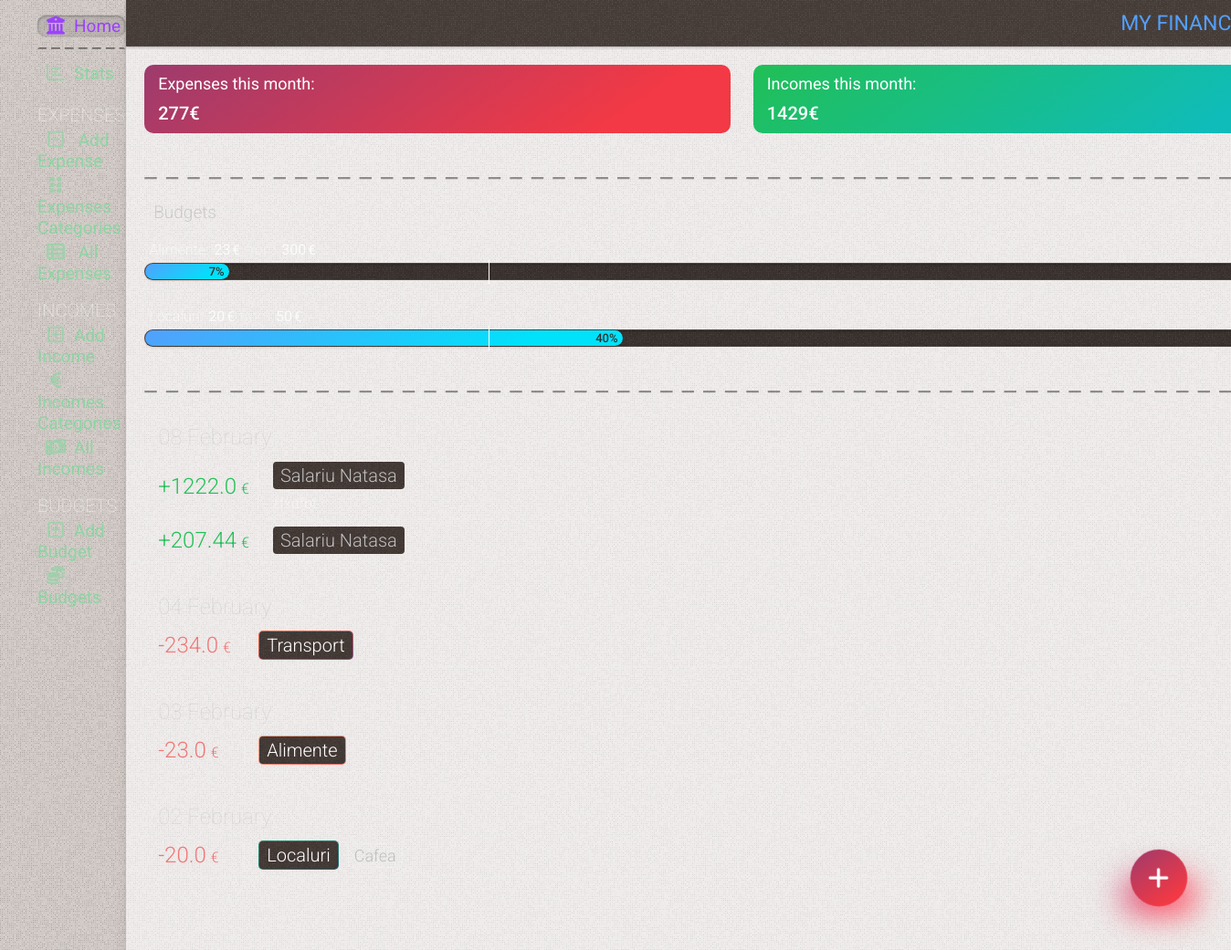
The page / on the database its author committed.
### tables this page shows
CREATE TABLE expenses
(
    id          INTEGER PRIMARY KEY AUTOINCREMENT,
    date        TIMESTAMP NOT NULL DEFAULT CURRENT_TIMESTAMP,
    sum         REAL      NOT NULL,
    category    INTEGER   NOT NULL,
    subcategory INTEGER   NOT NULL,
    comment     TEXT

);

CREATE TABLE budget
(
    id       INTEGER PRIMARY KEY AUTOINCREMENT,
    amount   REAL    NOT NULL,
    category INTEGER NOT NULL

);

CREATE TABLE incomes
(
    id       INTEGER PRIMARY KEY AUTOINCREMENT,
    date     TIMESTAMP NOT NULL DEFAULT CURRENT_TIMESTAMP,
    amount   REAL      NOT NULL,
    category INTEGER   NOT NULL,
    comment  TEXT

);

CREATE TABLE categories
(
    id    INTEGER PRIMARY KEY AUTOINCREMENT,
    name  TEXT NOT NULL,
    color TEXT,
    state TEXT DEFAULT false
);

CREATE TABLE subcategories
(
    id          INTEGER PRIMARY KEY AUTOINCREMENT,
    name        TEXT    NOT NULL,
    category_id INTEGER NOT NULL,
    state       TEXT DEFAULT false

);

### app.py (the view)
@app.route('/')
def index():
    conn = get_db_connection()
    this_month_transactions = conn.execute(
        "SELECT expenses.id, "
        "strftime('%Y', date) as year, "
        "strftime('%m', date) as month, "
        "strftime('%d', date) as day, "
        "categories.name as category, "
        "categories.color as color, "
        "subcategories.name as subcategory, "
        "sum, "
        "comment "
        "FROM expenses "
        "LEFT JOIN categories on categories.id = expenses.category "
        "LEFT JOIN subcategories on subcategories.id = expenses.subcategory "
        "WHERE strftime('%Y', date) = strftime('%Y', date('now')) AND strftime('%m', date) = strftime('%m', date('now')) "

        "UNION ALL "
        "SELECT incomes.id, "
        "strftime('%Y', date) as year, "
        "strftime('%m', date) as month, "
        "strftime('%d', date) as day, "
        "categories_income.name as category, "
        "NULL as color, "
        "NULL as subcategory, "
        "amount, "
        "comment "
        "FROM incomes "
        "LEFT JOIN categories_income on categories_income.id = incomes.category "
        # "LEFT JOIN subcategories on subcategories.id = incomes.subcategory "
        "WHERE strftime('%Y', date) = strftime('%Y', date('now')) AND strftime('%m', date) = strftime('%m', date('now')) "
        "ORDER BY day DESC "
    ).fetchall()
    sum_month = conn.execute(
        "SELECT "
        "SUM(sum) as sum, id "
        "FROM expenses "
        "WHERE strftime('%Y', date) = strftime('%Y', date('now')) AND strftime('%m', date) = strftime('%m', date('now')) "
    ).fetchall()
    sum_month_income = conn.execute(
        "SELECT "
        "SUM(amount) as amount, id "
        "FROM incomes "
        "WHERE strftime('%Y', date) = strftime('%Y', date('now')) AND strftime('%m', date) = strftime('%m', date('now')) "
    ).fetchall()
    budgets = conn.execute(
        "SELECT SUM(sum) as su, "
        "categories.name as categor, "
        "budget.amount as amount "
        "FROM  expenses "
        "LEFT JOIN categories on categories.id = expenses.category "
        "LEFT JOIN budget on categories.id = budget.category "
        "WHERE strftime('%m.%Y', date) = strftime('%m.%Y','now') "
        "GROUP BY expenses.category "
        "LIMIT 5"
    ).fetchall()
    this_year = datetime.now().year
    this_month = datetime.now().month
    category_sum_total = conn.execute(
        "SELECT  sum, categories.name as category, strftime('%m', date) as month, strftime('%Y', date) as year "
        "FROM expenses  "
        "LEFT JOIN categories on categories.id = expenses.category "
    ).fetchall()
    budgets2 = conn.execute(
        "SELECT SUM(sum) as su, "
        "budget.id as bid, "
        "categories.name as categor, "
        "categories.color as color, "
        "budget.amount as amount "
        "FROM  expenses "
        "LEFT JOIN categories on categories.id = expenses.category "
        "LEFT JOIN budget on categories.id = budget.category "
        "WHERE strftime('%m.%Y', date) = strftime('%m.%Y','now') and amount != '' "
        "GROUP BY bid "
        "LIMIT 3"
    ).fetchall()
    conn.close()
    now = datetime.now()
    days_in_month = calendar.monthrange(now.year, now.month)[1]
    current_day = datetime.now().day
    return render_template('index.html', title='My Finance Tracker', gradient='text-gradient-blue',
                           this_month_transactions=this_month_transactions, sum_month=sum_month,
                           sum_month_income=sum_month_income, category_sum_total=category_sum_total,
                           this_year=this_year, this_month=this_month, budgets2=budgets2, days_in_month=days_in_month,
                           current_day=current_day)

### app.py (called while the page is built)
def get_db_connection():
    conn = sqlite3.connect('static/database.db')
    conn.row_factory = sqlite3.Row
    return conn

@app.template_filter('month_name')
def month_name(month_number):
    return calendar.month_name[month_number]

### templates/index.html (shortened to what this page needs)
{% extends 'base.html' %} {% block content %}
	<div class="page_title {{ gradient }}" >
		<span >{% block title %} {{ title }} {% endblock %}</span >
	</div >
	<div class="content w-full" >
		<div class="this-month-stats" >
			<div class="this-month-stat expenses" >
				<div class="this-month-stats-title" >Expenses this month:</div >
				<span >{% for sum, id in sum_month %}{{ sum|int }}&euro;{% endfor %}</span >
			</div >
			<div class=" this-month-stat incomes" >
				<div class="this-month-stats-title" >Incomes this month:</div >
				<span >{% for amount, id in sum_month_income %}{{ amount|int }}&euro;{% endfor %}</span >
			</div >
		</div >
		<div class="divider" ></div >
		<div class="flex flex-col w-full" >
			<div class="subtitle3" >Budgets</div >
			<div class="budgets budgets-home flex flex-col gap-30 mt-10" >
				{% for su, bid, categor, color, amount in budgets2 %}
					<div class="flex" >
						<div class="budget-wrap  {{ color }}" >
							<div class="budget-wrap-span" >
								{% set per = su * 100 / amount %}
								{% set today = current_day * 100 / days_in_month %}
								<div class="budget-header subtitle2 flex-1" >
									<div class="budget-title" >{{ categor }}:</div >
									<div class="budget-su {% if per > 100 %} over{% endif %}
									{% if 75 < per < 100 %} startover{% endif %}" >{{ su|int }} <span >&euro;</span ></div >
									<div class="budget-from" >from</div >
									<div class="budget-amount" >{{ amount|int }}<span >&euro;</span ></div >
										{% set remained = amount - su %}
								</div >
								<div class="budget-progress" >
									<div class="progress
									" style="width:{{ per|int }}%" >{{ per|int }}%
									</div >
									<div class="budget-progress-hide" >
									</div >
								</div >
							</div >
						</div >
					</div >
				{% endfor %}
			</div >
			<div class="divider" ></div >
			<div class="cards relative mt-10" >
				{% for key, list in this_month_transactions|groupby('day')|sort(attribute='0', reverse=True) %}
					<div class="cards-day" >{{ key }} {{ this_month|int|month_name }}</div >
					{% for id, year, month, day,  category, color, subcategory, su, comment in list %}
						<div
								class="card flex items-center relative overflow-hidden flex-wrap {% if not color %} card-income {% endif %}" >
							<div class="flex items-center w-full" >
								<div class="card-info flex flex-1" >
									<div class="flex flex-1" >
										<span class="card-amount flex items-center" >  {{ su }} <span >&euro;</span > </span >
										<div class="flex flex-col justify-center ml-15" >
											<div class="flex flex-wrap items-center" >
												<span class="{{ color }} card-category" ><span >{{ category }}</span >    </span >
												{% if (subcategory != '') and (subcategory !=None) %}
													<span class="card-subcategory ml-10" >  {{ subcategory }}  </span >
												{% endif %}
											</div >
											{% if (comment != '') and (comment !=None) %}
												<span class="block mt-5 card-comment" >  {{ comment }} </span >
											{% endif %}
										</div >
									</div >
								</div >
							</div >
						</div >
					{% endfor %}
				{% endfor %}
			</div >
		</div >
	</div >
{% endblock %}

### static/css/mmenu.css (style rules this page uses)
:root { --mm-line-height: 20px; --mm-listitem-size: 38px; --mm-navbar-size: 44px; --mm-offset-top: 0; --mm-offset-right: 0; --mm-offset-bottom: 0; --mm-offset-left: 0; --mm-color-border: rgba(0, 0, 0, 0.1); --mm-color-button: rgba(0, 0, 0, 0.3); --mm-color-text: rgba(0, 0, 0, 0.75); --mm-color-text-dimmed: rgba(0, 0, 0, 0.3); --mm-color-background: #f3f3f3; --mm-color-background-highlight: rgba(0, 0, 0, 0.05); --mm-color-background-emphasis: rgba(255, 255, 255, 0.4); --mm-shadow: 0 0 10px rgba(0, 0, 0, 0.3) }
:root { --mm-iconbar-size: 50px }
:root { --mm-iconpanel-size: 50px }
:root { --mm-sidebar-collapsed-size: 50px; --mm-sidebar-expanded-size: 440px }

### rows shown on the page
expenses: sum "277", sum "20.0", name "Localuri", name "Cafea"
budget: categor "Alimente", su "23", amount "300", per "7"
budget: categor "Localuri", su "20", amount "50", per "40"
incomes: amount "1222.0", category "Salariu Natasa", comment "zfxdfbf"
expenses: sum "234.0", name "Transport"
expenses: sum "23.0", name "Alimente"

### other values the page prints
{{ title }} "MY…"
{{ amount|int }} "1429"
{{ key }} "08" "04" "03"
{{ su }} "207.44"
{{ category }} "Salariu Natasa"
